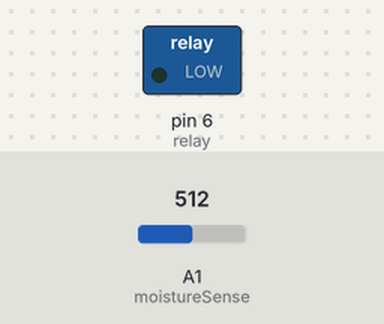
This sketch was run on a simulated Arduino Uno, built with avr-gcc and run on an emulated ATmega328P. On the bench: switched loads named in the sketch (green lamp = pin HIGH). The test bench sets the inputs (shaded band); at power-on: A1 (moistureSense) = 512.

Above: at 1.2 s.
1.3 s: A1 (moistureSense) set to 0
At 1.8 s:
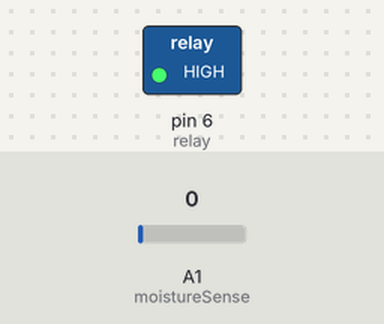
Timing chart, 0 to 7.8 s (numbered marks = the images above; inputs shaded):
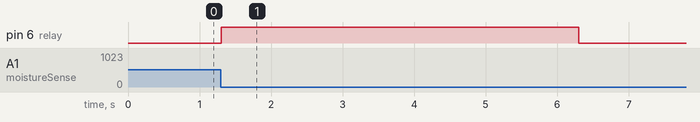

Measured:
- after the input at 1.3 s, pin 6 (relay): LOW → HIGH at once, → LOW 5.0 s later

The sketch:

AutoWater.ino
```cpp
#include <Wire.h>
#include <EEPROM.h>
#include "Arduino.h"


const int moistureSense{A1}; //moisture sensor port
const int relay = 6; //relay that controls the pump
double moisture = 1;
bool allowWater = true;
void setup() {

  pinMode(moistureSense, INPUT);
  pinMode(relay, OUTPUT);

}


void loop() {
moisture = analogRead(moistureSense);


/*the if statement uses the 'allowWater' bool to account for an inaccurate sensor and/or time it
takes for water to make the soil moist, failure to do so may lead to overwatering.*/

  if(moisture <= 0.5 && allowWater) //moisiture value is dependent on sensor and will require testing
  {
    allowWater = false;
    digitalWrite(relay, HIGH);
    delay(5000);
    digitalWrite(relay, LOW);
    delay(500000);
    allowWater = true;

  }

}
```
